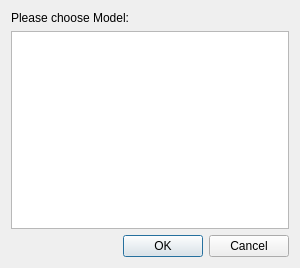
<?xml version="1.0" encoding="UTF-8"?>
<ui version="4.0">
 <class>DialogChooseCfgFile</class>
 <widget class="QDialog" name="DialogChooseCfgFile">
  <property name="windowModality">
   <enum>Qt::NonModal</enum>
  </property>
  <property name="geometry">
   <rect>
    <x>0</x>
    <y>0</y>
    <width>300</width>
    <height>268</height>
   </rect>
  </property>
  <property name="sizePolicy">
   <sizepolicy hsizetype="Fixed" vsizetype="Fixed">
    <horstretch>0</horstretch>
    <verstretch>0</verstretch>
   </sizepolicy>
  </property>
  <property name="windowTitle">
   <string>Dialog</string>
  </property>
  <property name="modal">
   <bool>false</bool>
  </property>
  <layout class="QVBoxLayout" name="verticalLayout">
   <item>
    <widget class="QLabel" name="label">
     <property name="text">
      <string>Please choose Model:</string>
     </property>
     <property name="buddy">
      <cstring>listWidgetModel</cstring>
     </property>
    </widget>
   </item>
   <item>
    <widget class="QListWidget" name="listWidgetModel"/>
   </item>
   <item>
    <widget class="QDialogButtonBox" name="buttonBox">
     <property name="orientation">
      <enum>Qt::Horizontal</enum>
     </property>
     <property name="standardButtons">
      <set>QDialogButtonBox::Cancel|QDialogButtonBox::Ok</set>
     </property>
    </widget>
   </item>
  </layout>
 </widget>
 <resources/>
 <connections>
  <connection>
   <sender>buttonBox</sender>
   <signal>accepted()</signal>
   <receiver>DialogChooseCfgFile</receiver>
   <slot>accept()</slot>
   <hints>
    <hint type="sourcelabel">
     <x>248</x>
     <y>254</y>
    </hint>
    <hint type="destinationlabel">
     <x>157</x>
     <y>267</y>
    </hint>
   </hints>
  </connection>
  <connection>
   <sender>buttonBox</sender>
   <signal>rejected()</signal>
   <receiver>DialogChooseCfgFile</receiver>
   <slot>reject()</slot>
   <hints>
    <hint type="sourcelabel">
     <x>290</x>
     <y>232</y>
    </hint>
    <hint type="destinationlabel">
     <x>286</x>
     <y>267</y>
    </hint>
   </hints>
  </connection>
 </connections>
</ui>
